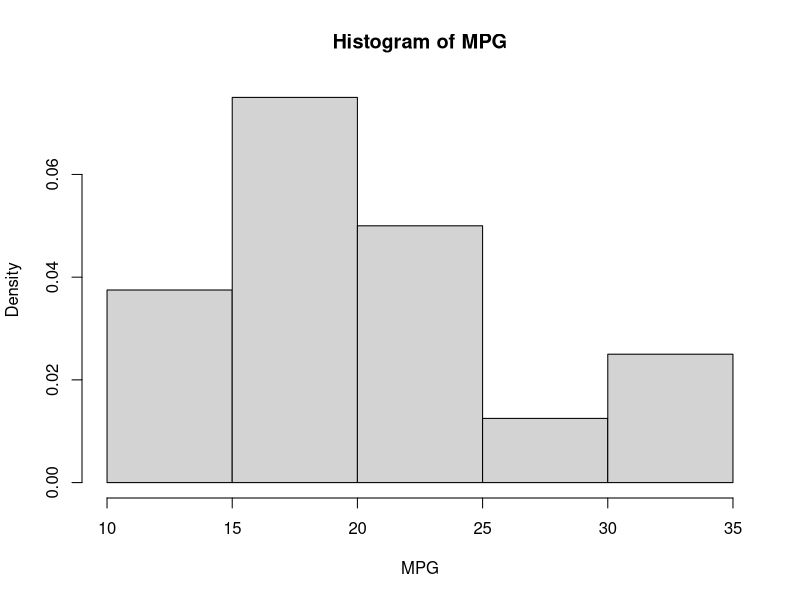
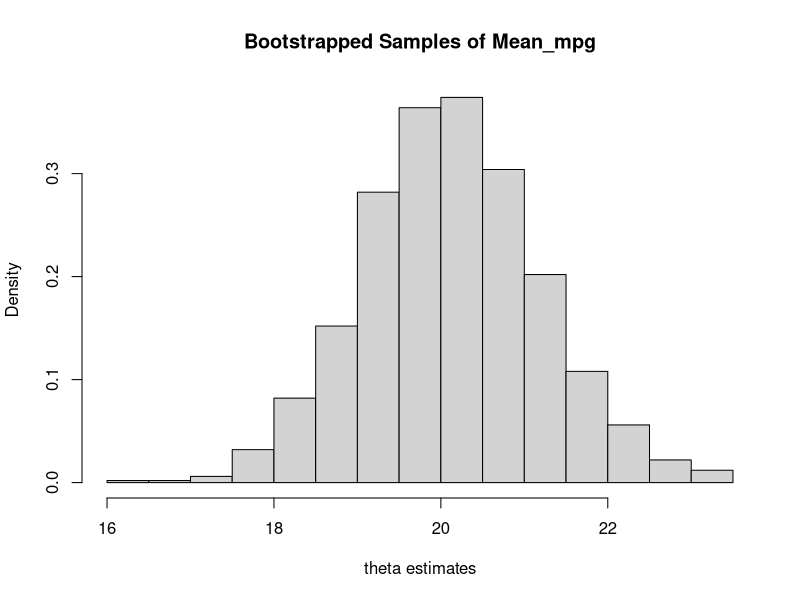
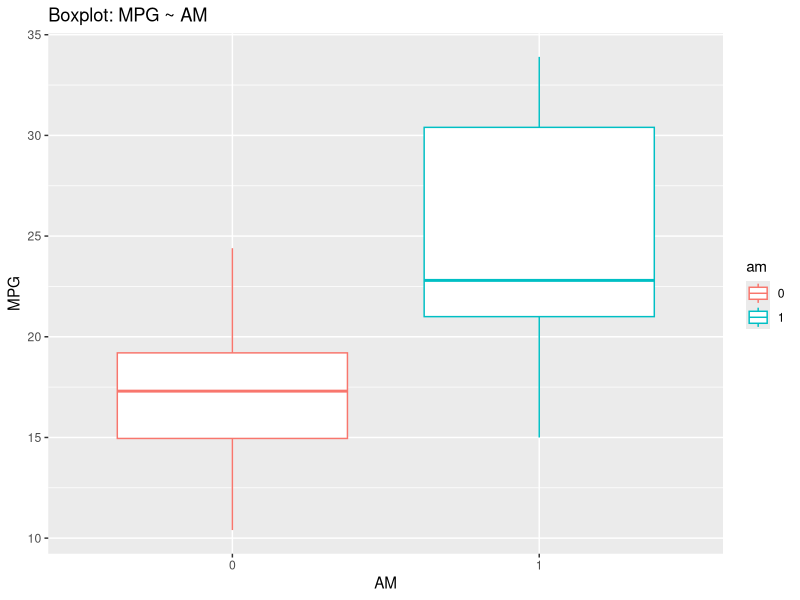
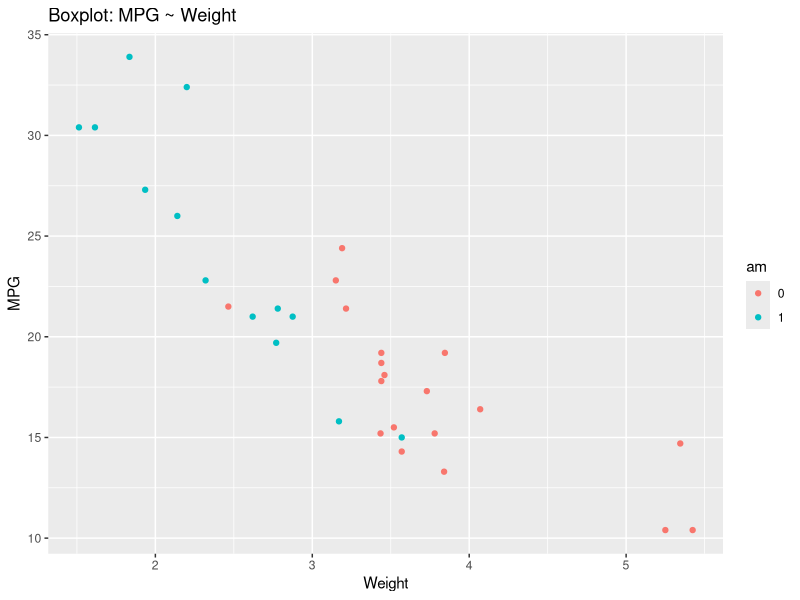
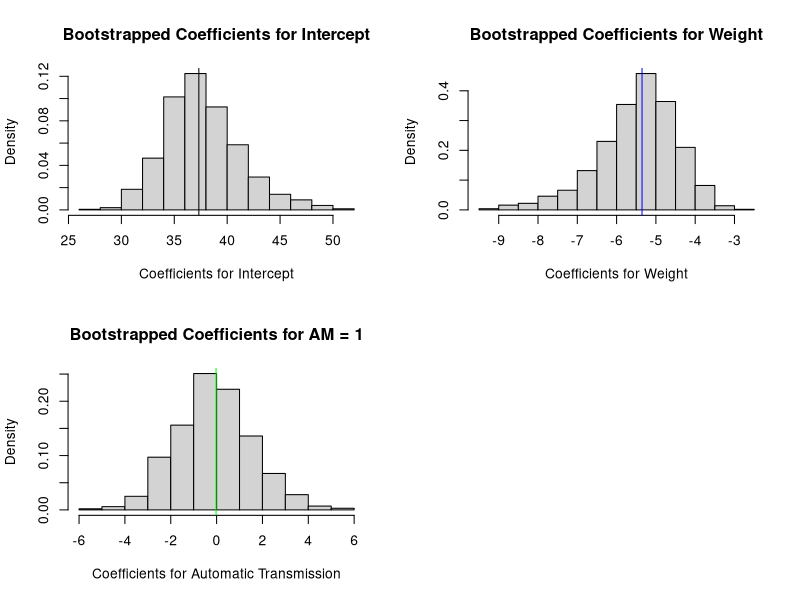

Reproduce these figures in R, in order.
## ---- chunk 1
data("mtcars")
mpg = mtcars$mpg
n = length(mpg)
hist(x = mpg, probability = TRUE, xlab = "MPG", main = "Histogram of MPG")

B = 1000
results = numeric(B)
for(b in 1:B){
  i = sample(x = 1:n, size = n, replace = TRUE)
  bootSample = mpg[i]
  thetaHat = mean(bootSample)
  results[b] = thetaHat
}

hist(x = results, probability = TRUE, 
     main = "Bootstrapped Samples of Mean_mpg",
     xlab = "theta estimates")



print(table(i)/n)


## ---- chunk 2
library(ggplot2)

mtcars$am <- as.factor(mtcars$am)

fit = lm(formula = mpg ~ wt + am, data = mtcars)

qplot(x = as.factor(am), y = mpg, data = mtcars, geom = "boxplot",
      main = "Boxplot: MPG ~ AM", ylab = "MPG", xlab = "AM",
      colour = am)


qplot(x = wt, y = mpg, data = mtcars,
      main = "Boxplot: MPG ~ Weight", ylab = "MPG", xlab = "Weight",
      colour = am)

## see summary of model
summary(fit)

## see coefficients
beta_int = coefficients(fit)[1]
beta_wt = coefficients(fit)[2]
beta_am = coefficients(fit)[3]

## ---- chunk 3
n = dim(mtcars)[1]
B = 1000

results = matrix(data = NA, nrow = B, ncol = 3, 
                 dimnames = list(NULL, c("Intercept", "wt", "am")))
for(b in 1:B){
  i = sample(x = 1:n, size = n, replace = TRUE)
  temp = mtcars[i,]
  temp_model =  lm(formula = mpg ~ wt + am, data = temp)
  coeff = matrix(data = coefficients(temp_model), ncol = 3)
  if(sum(is.na(coeff)) > 0){
    break
  }
  results[b,] = coeff
}

results <- data.frame(results, check.names = FALSE)

head(results)
tail(results)

boot_int = results[,"Intercept"]
boot_wt = results[,"wt"]
boot_am = results[,"am"]


par(mfrow = c(2,2))
hist(boot_int, main = "Bootstrapped Coefficients for Intercept",
     xlab = "Coefficients for Intercept", probability = TRUE)
abline(v = coefficients(fit)[1], col = "black")


hist(boot_wt, main = "Bootstrapped Coefficients for Weight",
     xlab = "Coefficients for Weight", probability = TRUE)
abline(v = coefficients(fit)[2], col = "blue")


hist(boot_am, main = "Bootstrapped Coefficients for AM = 1",
     xlab = "Coefficients for Automatic Transmission", probability = TRUE)
abline(v = coefficients(fit)[3], col = "green")



## ---- chunk 4

bias_int = mean(boot_int - beta_int)
print(bias_int)

bias_wt = mean(boot_wt - beta_wt)
print(bias_wt)

bias_am = mean(boot_am - beta_am)
print(bias_am)


## incorportate our bias into the coefficients
## we now have bias corrected coefficients

intercept = beta_int - bias_int
print(intercept)


wt = beta_wt - bias_wt
print(wt)


am = beta_am - bias_am
print(am)



